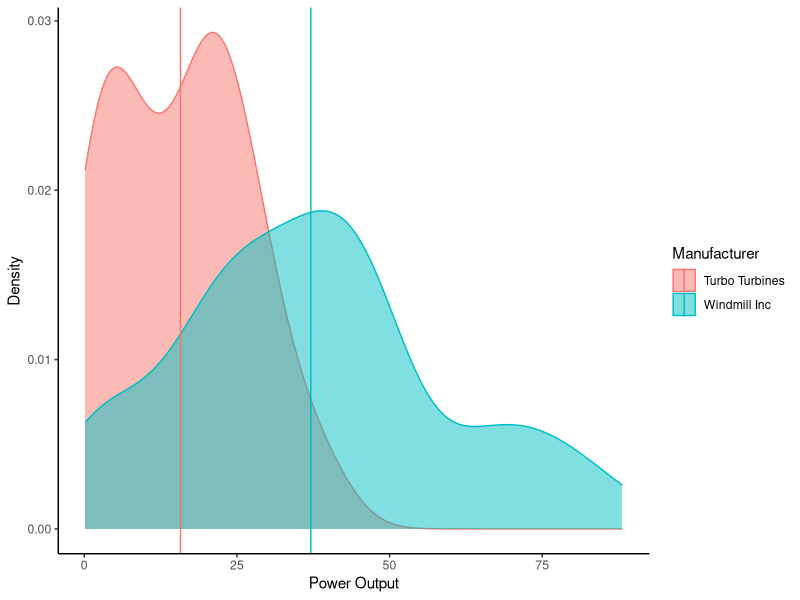
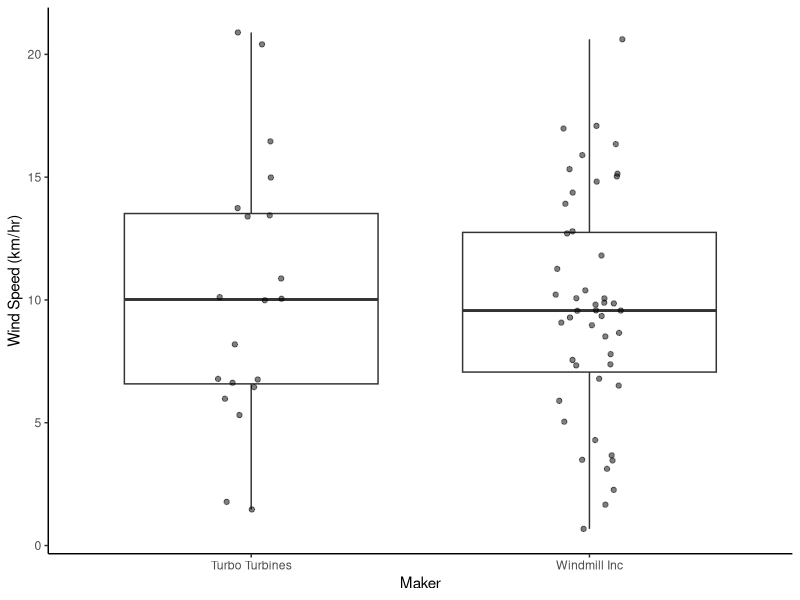

Write R code to recreate these figures, in order.
## ---- chunk 1
knitr::opts_chunk$set(echo = TRUE)
## ---- chunk 2
library(tidyverse)
turbines <- read_csv("../data/wind_turbines.csv")
turbines
## ---- chunk 3
    # optional; only if you want space for coding
## ---- chunk 4
turbine_summary <- turbines %>% 
  group_by(manufacturer) %>% 
  summarise(mean_wind_speed = mean(wind_speed),
            mean_power = mean(power_output))
turbine_summary
## ---- chunk 5
ggplot(turbines, aes(power_output, color = manufacturer, fill = manufacturer)) +
  geom_density(alpha = 0.5) +
  geom_vline(data = turbine_summary, aes(xintercept = mean_power, color = manufacturer)) +
  labs(x = "Power Output", # any way of adding cleaner labels is fine
       y = "Density",
       color = "Manufacturer",
       fill = "Manufacturer") +
  theme_classic()

### the answer key that I gave them accidentally had wind speed as the x-axis label
### because of that, they can use wind speed OR power output in the question
## ---- chunk 6
ggplot(turbines, aes(manufacturer, wind_speed)) +
  geom_boxplot() +
  geom_jitter(width = 0.1, alpha = 0.5) + #transparency & width are optional
  labs(x = "Maker", # any way of adding cleaner labels is fine
       y = "Wind Speed (km/hr)") +
  theme_classic()
## ---- chunk 7
t.test(data = turbines, power_output ~ manufacturer)
## ---- chunk 8
t.test(data = turbines, wind_speed ~ manufacturer)
